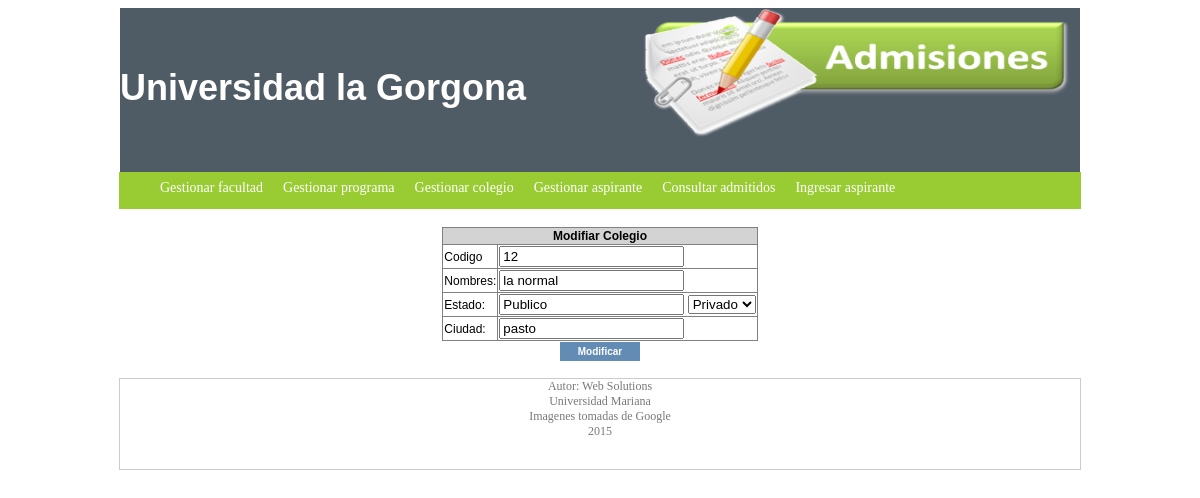
/admin/colegio/modificarColegio.php?id=12, run on the app's committed database.
### tables this page shows
CREATE TABLE IF NOT EXISTS `colegio` (
`id_colegio` int(11) NOT NULL,
  `nombre` varchar(100) NOT NULL,
  `estado` enum('Publico','Privado') NOT NULL,
  `ciudad` varchar(45) NOT NULL
);

### admin/colegio/modificarColegio.php (the view, shortened to what this page needs)
<?php
        $id=$_GET['id'];
        $mysql = new conexioni();
        $mysqli=$mysql->conctar();
        $consulta= "SELECT * FROM colegio where id_colegio = $id";
        $result=$mysqli->query($consulta);
        $campo=mysqli_fetch_object($result)
?>
<html>
    <head>
        <link type="text/css" rel="stylesheet" href="../../css/style.css">
    </head>
    <?php include ("Header.php"); ?>
    <body>
        <br>
        <form name="formu" id="formu" method="POST"  action="editar.php">
            <table border="1">
                <thead>
                    <tr align ="center">
                        <th colspan="2">Modifiar Colegio</th>
                    </tr>
                </thead>
                <tbody>
                     <tr>
                        <td>Codigo</td>
                        <td><input  type="text" name="id" readonly value="<?php echo $_REQUEST['id'];?>" required=""/></td>
                    </tr>
                    <tr>
                        <td>Nombres:</td>
                        <td><input type="text" name="txt_nombre" value="<?php echo $campo->nombre ?>" required=""/></td>
                    </tr>
                    <tr colspan="3">
                        <td>Estado:</td>
                        <td> <input type="text"  value="<?php echo $campo->estado ?>" readonly=""/>
                            <select name="txt_estado" required >
                    <option  >Privado</option>
                </select>
                        </td>
                    </tr>
                    <tr>
                        <td>Ciudad:</td>
                        <td><input type="text" name="txt_ciudad" value="<?php echo $campo->ciudad  ?>" required=""/></td>
                    </tr>
                </tbody>
            </table>
            <table>
                <tr>
                    <td>
            <input type="submit" value="Modificar" class="boton"/>
            </td>
            </tr>
            </table>
        </form>
    </body>
    <?php
include("fooder.php"); $mysqli->close();;?>
</html>

### css/style.css (style rules this page uses)
table { margin: 0 auto 0; font-family: "Lucida Sans Unicode", "Lucida Grande", Sans-Serif; font-size: 12px; text-align: left; border-collapse: collapse; //background-color: blue; }
th { background: #D3D3D3; font-weight: bold; }
.boton { font-size:10px; font-family:"Lucida Sans Unicode", "Lucida Grande", Sans-Serif; font-weight:bold; color:white; background:#638cb5; border:0px; width:80px; height:19px; }

### data on the page
colegio: txt_nombre "la normal", estado "Publico", txt_ciudad "pasto"
